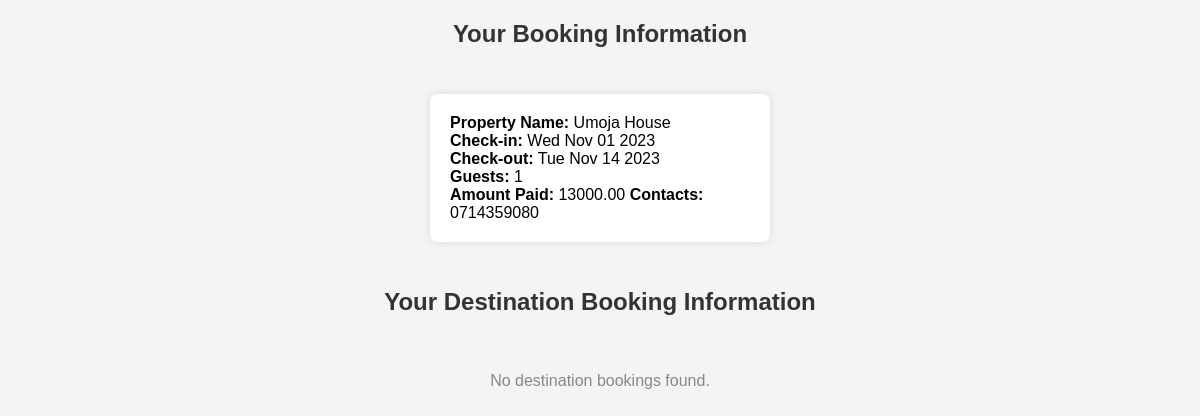
Page /mybookings/ (signed in) on the earlier database version.
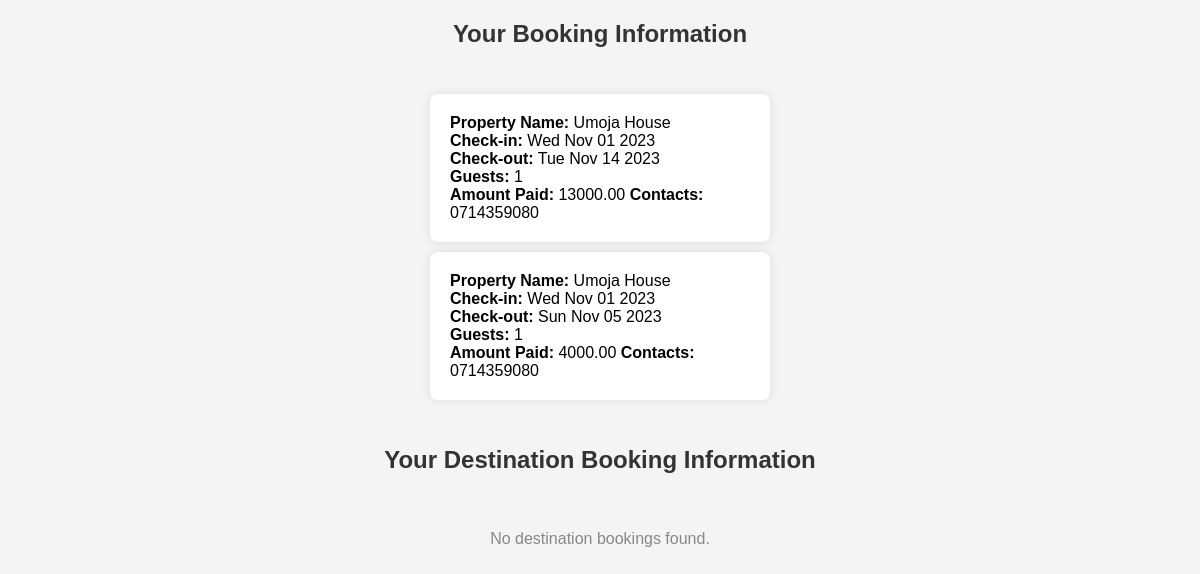
Same page on the later database version.
### tables this page shows
CREATE TABLE bookings (
            id INTEGER PRIMARY KEY,
            guest_name TEXT NOT NULL,
            property_id INTEGER,
            property_name TEXT NOT NULL,
            check_in DATE NOT NULL,
            check_out DATE NOT NULL,
            guests INTEGER NOT NULL,
            amount VARCHAR NOT NULL,
            user_id INTEGER NOT NULL,
            contacts TEXT NOT NULL,
            property_type TEXT NOT NULL,
            FOREIGN KEY (property_type) REFERENCES properties(property_type),
            FOREIGN KEY (user_id) REFERENCES users(id),
            FOREIGN KEY (property_id) REFERENCES properties (id)
        );

### app.py (the view)
@app.route('/mybookings/')
def user_bookings():
    if 'user_id' not in session:
        return redirect(url_for('login', next=request.url))
    user_id = session['user_id']
    try:
        with sqlite3.connect('users.db') as connection:
            cursor = connection.cursor()
            cursor.execute("SELECT * FROM bookings WHERE user_id = ?", (user_id,))
            bookings = cursor.fetchall()
            cursor.execute("SELECT * FROM destination_bookings WHERE user_id = ?", (user_id,))
            destination_bookings = cursor.fetchall()
        return render_template('Booking.html', bookings=bookings, destination_bookings=destination_bookings)
    except Exception as e:
        return render_template('error.html', error=str(e))

### templates/Booking.html (shortened to what this page needs)
<!DOCTYPE html>
<html lang="en">
<head>
</head>
<body>
    <h2>Your Booking Information</h2>
    <div class="bookings-container">
        <ul>
            {% if bookings %}
                {% for booking in bookings %}
                    <li>
                        <div class="bookings">
                            <strong>Property Name:</strong> {{ booking[3] }}<br>
                            <strong>Check-in:</strong> {{ booking[4] }}<br>
                            <strong>Check-out:</strong> {{ booking[5] }}<br>
                            <strong>Guests:</strong> {{ booking[6] }}<br>
                            <strong>Amount Paid:</strong> {{ booking[7] }}
                            <strong>Contacts:</strong> {{ booking[9] }}
                        </div>
                    </li>
                {% endfor %}
            {% else %}
                <p class="no-booking">No Stays bookings found.</p>
            {% endif %}
        </ul>
    </div>
    <h2>Your Destination Booking Information</h2>
    <div class="bookings-container">
        <ul>
            {% if destination_bookings %}
                {% for destination_booking in destination_bookings %}
                    <li>
                        <div class="bookings">
                            <strong>Destination Name:</strong> {{ destination_booking[1] }}<br>
                            <strong>Check-in:</strong> {{ destination_booking[4] }}<br>
                            <strong>Check-out:</strong> {{ destination_booking[5] }}<br>
                            <strong>Guests:</strong> {{ destination_booking[6] }}<br>
                            <strong>Amount Paid:</strong> {{ destination_booking[7] }}
                            <strong>Contacts:</strong> {{destination_booking[8]}}
                        </div>
                    </li>
                {% endfor %}
            {% else %}
                <p class="no-booking">No destination bookings found.</p>
            {% endif %}
        </ul>
    </div>
</body>
</html>

Differences in the rows shown:
added bookings: property_name "Umoja House", check_in "Wed Nov 01 2023", check_out "Sun Nov 05 2023", guests "1", amount "4000.00", contacts "0714359080"
